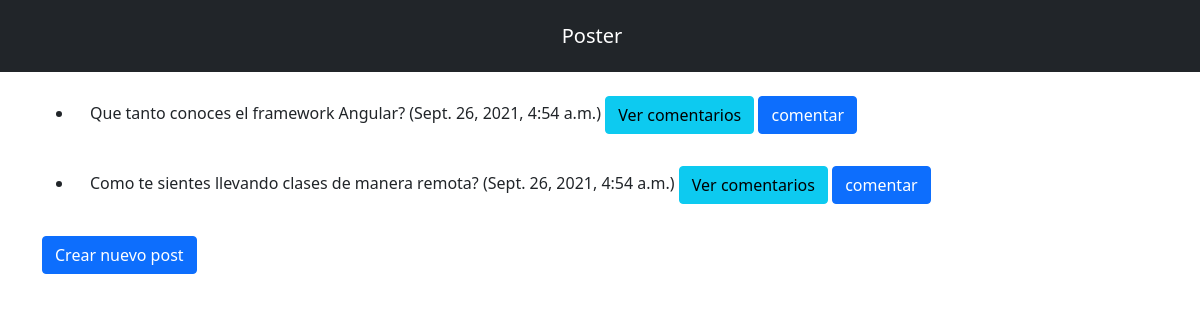
The app's page /posts/, older data.
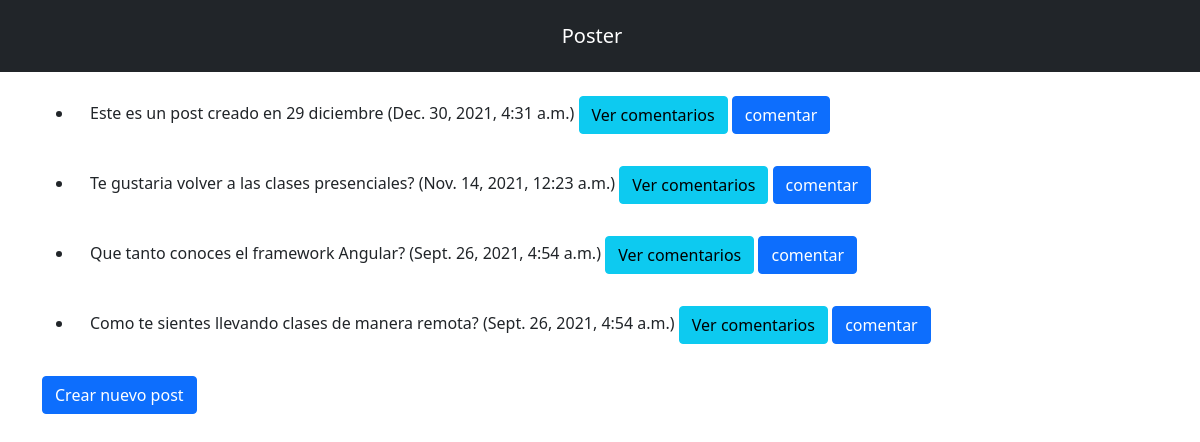
The same page, newer data.
### posts/models.py (models this page shows, shortened)
class Post(models.Model):
    post_text = models.CharField(max_length=200)
    pub_date = models.DateTimeField('date published')

### posts/views.py (the view)
class IndexView(generic.ListView):
    template_name = 'posts/index.html'
    context_object_name = 'latest_post_list'
    def get_queryset(self):
        return Post.objects.filter(
            pub_date__lte=timezone.now()
        ).order_by('-pub_date')[:5]

### posts/templates/posts/index.html
{% extends "layout.html" %}
{% block content %}
    <div class="container-sm	">
    {% if latest_post_list %}
      <ul class="">
      {% for post in latest_post_list %}
          <li class="card-body">
            <span >
              {{ post.post_text }} ({{ post.pub_date }})
            </span>
            <a class="btn btn-info" href="/posts/{{post.id}}/results">
              Ver comentarios
            </a>
            <a  class="btn btn-primary" href="{% url 'posts:comment' post.id %}">
              comentar
            </a>
          </li>
      {% endfor %}
      </ul>
    {% else %}
        <p>No posts are available.</p>
    {% endif %}
        <div>
        <a  class="btn btn-primary" href="/posts/new">
          Crear nuevo post
        </a>
      </div>
    </div>
{% endblock content %}

Row changes from the older to the newer data that the page shows:
added Post: post_text "Este es un post creado en 29 diciembre", pub_date "Dec. 30, 2021, 4:31 a.m."
added Post: post_text "Te gustaria volver a las clases presenciales?", pub_date "Nov. 14, 2021, 12:23 a.m."
